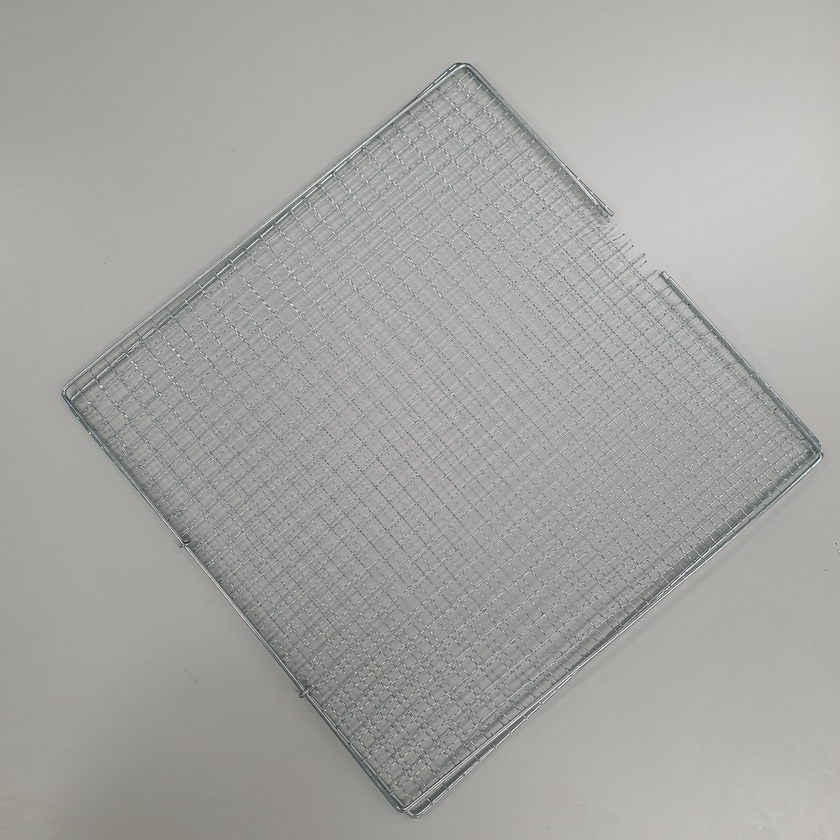
#> input picture 2d_path/image/realSample.jpg, 840 x 840 px, shrunk from 3024 x 3024 before the run
$ python convexhull_path2.py
#> lines starting #> are read from the running program, lines starting #| are printed output that depends on the picture; after the words box and inside, x2 and y2 are one past the last pixel; in counts of white or black regions, pixels touching at a corner belong together
import cv2
import os
import numpy as np
import matplotlib.pyplot as plt

# Function to draw parallel lines
def draw_parallel_lines(image, gap):
    height, width = image.shape[:2]
    lines_image = image.copy()
    linewidth = max(image.shape)//200

    for y in range(0, height, gap):
        cv2.line(lines_image, (0, y), (width, y), (128, 128, 128), linewidth)

    return lines_image

def find_intersection_points(contours, gap, height, width):
    points = []

    for y in range(0, height, gap):
        for contour in contours:
            contour = contour.squeeze(axis=1)  # Remove unnecessary dimension

            for i in range(len(contour)):
                x1, y1 = contour[i]
                x2, y2 = contour[(i + 1) % len(contour)]  # Wrap around to close the contour

                # Check if the contour segment crosses the current horizontal line
                if (y1 <= y <= y2) or (y2 <= y <= y1):
                    # Calculate intersection point using linear interpolation
                    if y1 == y2:  # Horizontal segment, skip
                        continue
                    x_intersection = int(x1 + (y - y1) * (x2 - x1) / (y2 - y1))
                    if (x_intersection, y) not in points:
                        points.append((x_intersection, y))

    return points

def rearrange_nodes(nodes):
    direction = 1 # 1 for right, -1 for left
    for i in range(len(nodes)-1):
        if nodes[i][1] == nodes[i+1][1]:
            if direction == -1:
                temp = nodes[i]
                nodes[i] = nodes[i+1]
                nodes[i+1] = temp
            direction *= -1
    return nodes

def draw_path(nodes, image):
    image_path = image.copy()
    linewidth = max(image.shape)//200
    for i in range(len(nodes)-1):
        cv2.line(image_path, nodes[i], nodes[i+1], (0, 0, 255), linewidth)
    return image_path

def get_convexhull(bw_image, offset=0):

    # Create the offset contours by dilating the binary image
    kernel = np.ones((offset, offset), np.uint8)  # Define a square kernel with a size of 10 pixels
    dilated_image = cv2.dilate(bw_image, kernel, iterations=1)

    # Extract contours
    contours, _ = cv2.findContours(dilated_image, cv2.RETR_EXTERNAL, cv2.CHAIN_APPROX_SIMPLE)

    # Find the convex hull for each contour
    convex_hulls = [cv2.convexHull(contour) for contour in contours]
    return convex_hulls

def draw_contour(image, contour):
    image_contour = image.copy()
    linewidth = max(image.shape)//200

    image_contour = cv2.cvtColor(image, cv2.COLOR_GRAY2BGR)  # Convert binary image to BGR
    cv2.drawContours(image_contour, contour, -1, (0, 255, 0), linewidth)  # Draw convex hulls in green
    return image_contour

def filter_convex_hulls(convex_hulls, min_size=50):
    filtered_hulls = []
    for hull in convex_hulls:
        # Calculate the bounding rectangle for each convex hull
        x, y, w, h = cv2.boundingRect(hull)
        # Calculate the diameter as the maximum dimension of the bounding rectangle
        diameter = max(w, h)
        if diameter >= min_size:
            filtered_hulls.append(hull)
    return filtered_hulls


if __name__ == '__main__':
    # Load the image
    # image_path = 'diagram_bg_white.png'
    image_path = "realSample.jpg"

    script_dir = os.path.dirname(os.path.abspath(__file__))
    image = cv2.imread(os.path.join(script_dir,"image",image_path))
#> image is the input picture: shape (840, 840, 3); mean B, G, R 162, 165.3, 165.7
    print("image size: ", image.shape)
#| image size:  (840, 840, 3)
    # Convert the image to grayscale
    gray_image = cv2.cvtColor(image, cv2.COLOR_BGR2GRAY)
    # Convert to black and white (binary) image
    _, bw_image_otsu = cv2.threshold(gray_image, 128, 255, cv2.THRESH_BINARY | cv2.THRESH_OTSU) # OTSU sets the threshold automatically
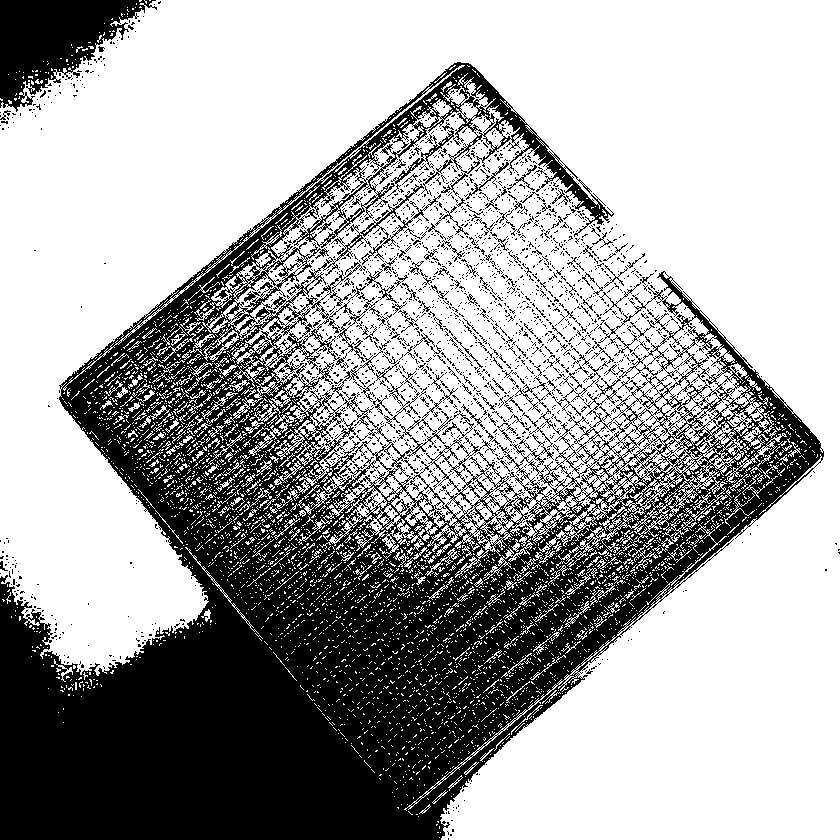
#> bw_image_otsu: shape (840, 840); 65.5% white; 2371 black regions (2248 under 20 px), largest, box (x1, y1, x2, y2) and area: (0, 62, 824, 840) 220502, (0, 0, 157, 112) 9145, (387, 122, 454, 197) 402
    _, bw_image = cv2.threshold(gray_image, 128, 255, cv2.THRESH_BINARY)
#> bw_image: shape (840, 840); 95.9% white; black in thin lines or dots, all inside (x1, y1, x2, y2) = (61, 63, 837, 819)
    # Invert the binary image if necessary to make the object white and background black
    bw_image_otsu = cv2.bitwise_not(bw_image_otsu)
    bw_image = cv2.bitwise_not(bw_image)

    gap = max(image.shape)//40
#> gap = 21
    convex_hulls_otus = get_convexhull(bw_image_otsu, offset=gap)
#> in get_convexhull, `dilated_image = cv2.dilate(bw_image, kernel, iterations=1)`: dilated_image: shape (840, 840); 60.7% white; 2 black regions
#> in get_convexhull, `contours, _ = cv2.findContours(dilated_image, cv2.RETR_EXTERNAL, cv2.C..`: contours = 7 contours; box (x1, y1, x2, y2) and area: (0, 52, 834, 840) 408337, (0, 0, 171, 140) 15215, (815, 533, 840, 581) 803, (120, 552, 144, 578) 554, (71, 296, 92, 318) 420, (94, 253, 116, 274) 420, (24, 240, 46, 261) 420
#> in get_convexhull, `convex_hulls = [cv2.convexHull(contour) for contour in contours]`: convex_hulls = 7 contours; box (x1, y1, x2, y2) and area: (0, 52, 834, 840) 438526, (0, 0, 171, 140) 16551, (815, 533, 840, 581) 972, (120, 552, 144, 578) 564, (71, 296, 92, 318) 420, (94, 253, 116, 274) 420, (24, 240, 46, 261) 420
#> convex_hulls_otus has the same summary as convex_hulls in get_convexhull
    convex_hulls = get_convexhull(bw_image, offset=gap)
#> call 2 of get_convexhull, with offset = 21
#> in get_convexhull (call 2), `dilated_image = cv2.dilate(bw_image, kernel, iterations=1)`:
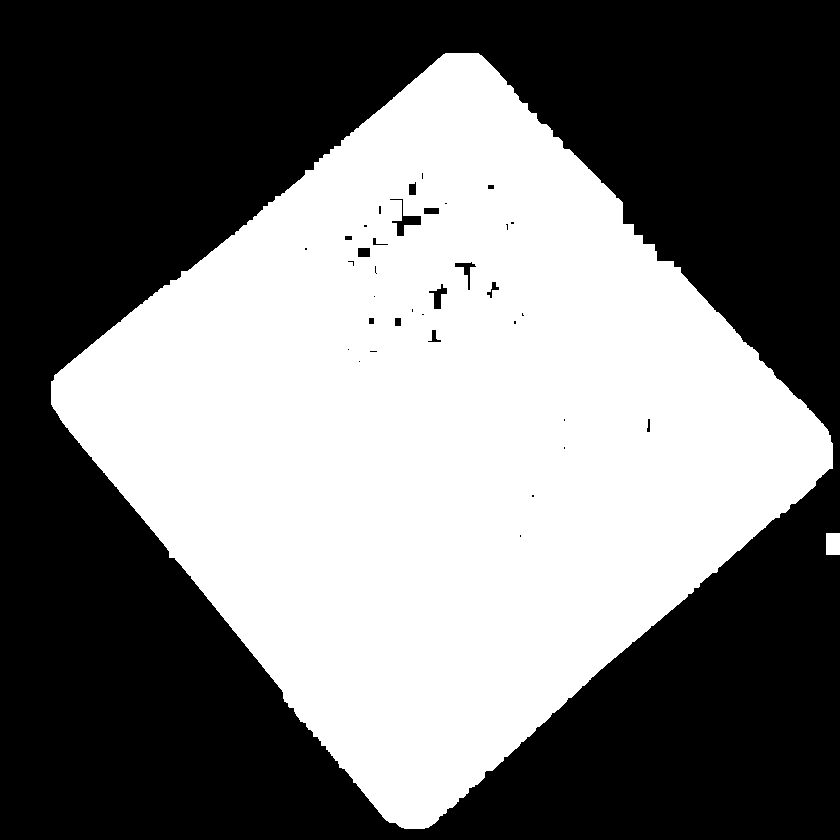
#> dilated_image: shape (840, 840); 46.3% white; 2 white regions
#> in get_convexhull (call 2), `contours, _ = cv2.findContours(dilated_image, cv2.RETR_EXTERNAL, cv2.C..`: contours = 2 contours; box (x1, y1, x2, y2) and area: (51, 53, 833, 829) 326722, (826, 533, 840, 555) 273
#> in get_convexhull (call 2), `convex_hulls = [cv2.convexHull(contour) for contour in contours]`: convex_hulls = 2 contours; box (x1, y1, x2, y2) and area: (51, 53, 833, 829) 332716, (826, 533, 840, 555) 273
    convex_hulls_filtered = filter_convex_hulls(convex_hulls, min_size=100)
#> the loop in filter_convex_hulls, `for hull in convex_hulls:` made 2 passes
#> (hull, x, y, w, h, diameter) on pass 1: ([[839, 533], [839, 554], [826, 554], [826, 533]], 826, 533, 14, 22, 22)
#> (x, y, w, h, diameter) on pass 2: (51, 53, 782, 776, 782)
#> after the loop in filter_convex_hulls, `for hull in convex_hulls:`: filtered_hulls = 1 contour; box (x1, y1, x2, y2) and area: (51, 53, 833, 829) 332716
#> convex_hulls_filtered has the same summary as filtered_hulls in filter_convex_hulls

    # Draw the convex hulls and the offset contours on the image
    convex_hull_image_otsu=draw_contour(bw_image_otsu, convex_hulls_otus)
    convex_hull_image=draw_contour(bw_image, convex_hulls)
    convex_hull_image_filtered=draw_contour(bw_image, convex_hulls_filtered)

    # Draw parallel lines on the image with the offset contour
    lines_image_otsu = draw_parallel_lines(convex_hull_image_otsu, gap)
    lines_image = draw_parallel_lines(convex_hull_image, gap)
    lines_image_filtered = draw_parallel_lines(convex_hull_image_filtered, gap)

    # Find intersection points of lines with offset contours
    height, width = bw_image.shape
#> height = 840; width = 840
    intersection_points_otsu = find_intersection_points(convex_hulls_otus, gap, height, width)
#> intersection_points_otsu = 100 pairs, first value 0 to 839, second value 0 to 819
    intersection_points = find_intersection_points(convex_hulls, gap, height, width)
#> intersection_points = 76 pairs, first value 51 to 839, second value 63 to 819
    intersection_points_filtered = find_intersection_points(convex_hulls_filtered, gap, height, width)
#> intersection_points_filtered = 74 pairs, first value 51 to 832, second value 63 to 819


    # Mark intersection points on the image
    for point in intersection_points_otsu:
        cv2.circle(lines_image_otsu, point, gap//5, (0, 0, 255), -1)
#> this loop made 100 passes
#> point on passes 1 to 12: (170, 0), (0, 0), (164, 21), (0, 21), (145, 42), (0, 42), (490, 63), (430, 63), (127, 63), (0, 63), (510, 84), (404, 84)
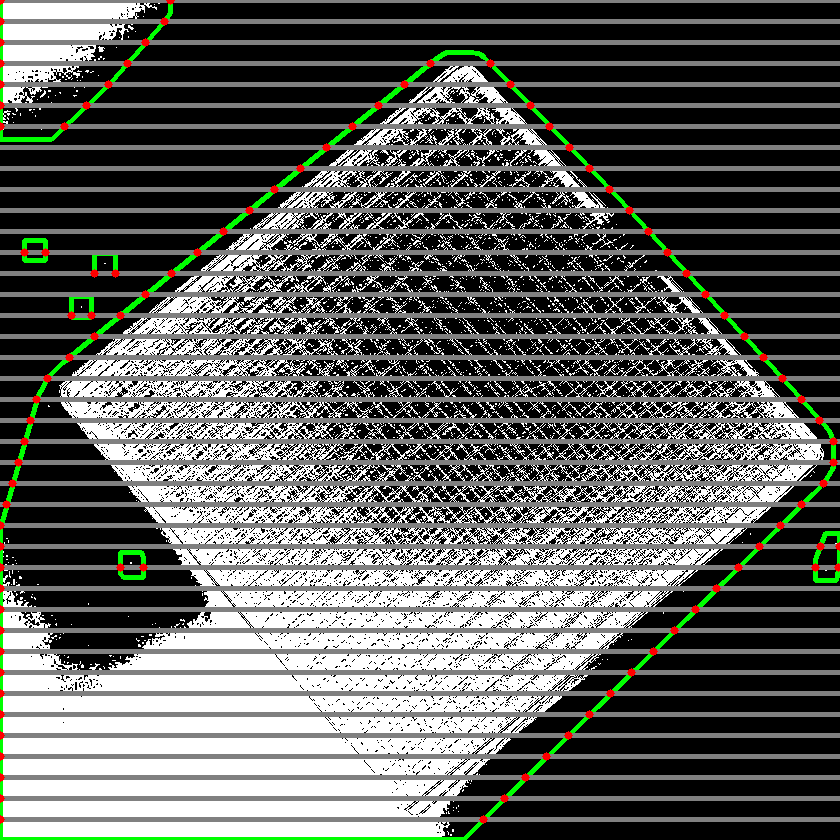
#> lines_image_otsu: shape (840, 840, 3); mean B, G, R 96.1, 100, 97.7
    rearrange_nodes(intersection_points_otsu)
#> the loop in rearrange_nodes, `for i in range(len(nodes)-1):` made 99 passes
#> (temp, direction) on passes 3, 7, 9, 12, 15, 17, 20, 23, 27, 31, 34, 37: ((164, 21), 1), ((490, 63), 1), ((127, 63), 1), ((404, 84), 1), ((530, 105), 1), ((86, 105), 1), ((352, 126), 1), ((569, 147), 1), ((609, 189), 1), ((648, 231), 1), ((24, 252), 1), ((115, 273), 1)
#> direction on passes 1, 5, 8, 11, 13, 16: -1, -1, -1, -1, -1, -1
#> after the loop in rearrange_nodes, `for i in range(len(nodes)-1):`: direction = 1; nodes has the same summary as intersection_points_otsu outside rearrange_nodes

    for point in intersection_points:
        cv2.circle(lines_image, point, gap//5, (0, 0, 255), -1)  # Red color for intersection points
#> this loop made 76 passes
#> point on passes 1 to 12: (489, 63), (431, 63), (509, 84), (406, 84), (529, 105), (380, 105), (549, 126), (355, 126), (569, 147), (329, 147), (589, 168), (304, 168)
    rearrange_nodes(intersection_points)
#> the loop in rearrange_nodes (call 2), `for i in range(len(nodes)-1):` made 75 passes
#> (temp, direction) on passes 3, 7, 11, 15, 19, 23, 27, 31, 35, 39, 43, 47: ((509, 84), 1), ((549, 126), 1), ((589, 168), 1), ((629, 210), 1), ((667, 252), 1), ((705, 294), 1), ((743, 336), 1), ((781, 378), 1), ((819, 420), 1), ((832, 462), 1), ((794, 504), 1), ((839, 546), 1)

    for point in intersection_points_filtered:
        cv2.circle(lines_image_filtered, point, gap//5, (0, 0, 255), -1)
#> this loop made 74 passes
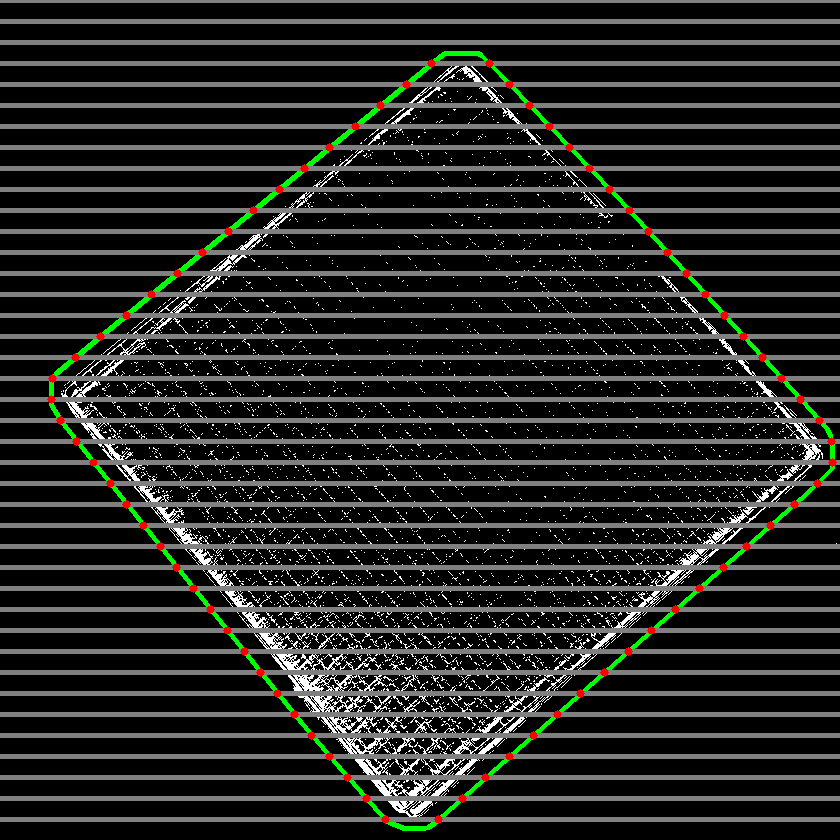
#> lines_image_filtered: shape (840, 840, 3); mean B, G, R 37.6, 40.3, 38.9
    rearrange_nodes(intersection_points_filtered)

    path_image_otsu = draw_path(intersection_points_otsu, convex_hull_image_otsu)
#> the loop in draw_path, `for i in range(len(nodes)-1):` made 99 passes
#> after the loop in draw_path, `for i in range(len(nodes)-1):`:
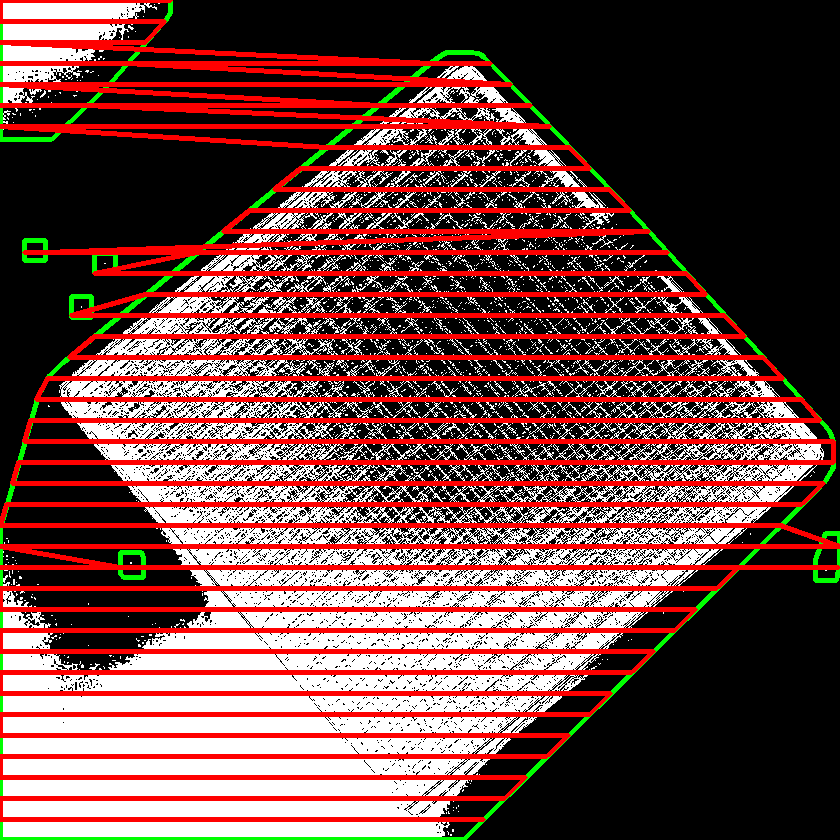
#> image_path: shape (840, 840, 3); mean B, G, R 66.1, 69.5, 113.2
    path_image = draw_path(intersection_points, convex_hull_image)
#> the loop in draw_path (call 2), `for i in range(len(nodes)-1):` made 75 passes
#> after the loop in draw_path (call 2), `for i in range(len(nodes)-1):`: image_path: shape (840, 840, 3); mean B, G, R 7.9, 9.8, 39.3
    path_image_filtered = draw_path(intersection_points_filtered, convex_hull_image_filtered)
#> the loop in draw_path (call 3), `for i in range(len(nodes)-1):` made 73 passes
#> after the loop in draw_path (call 3), `for i in range(len(nodes)-1):`:
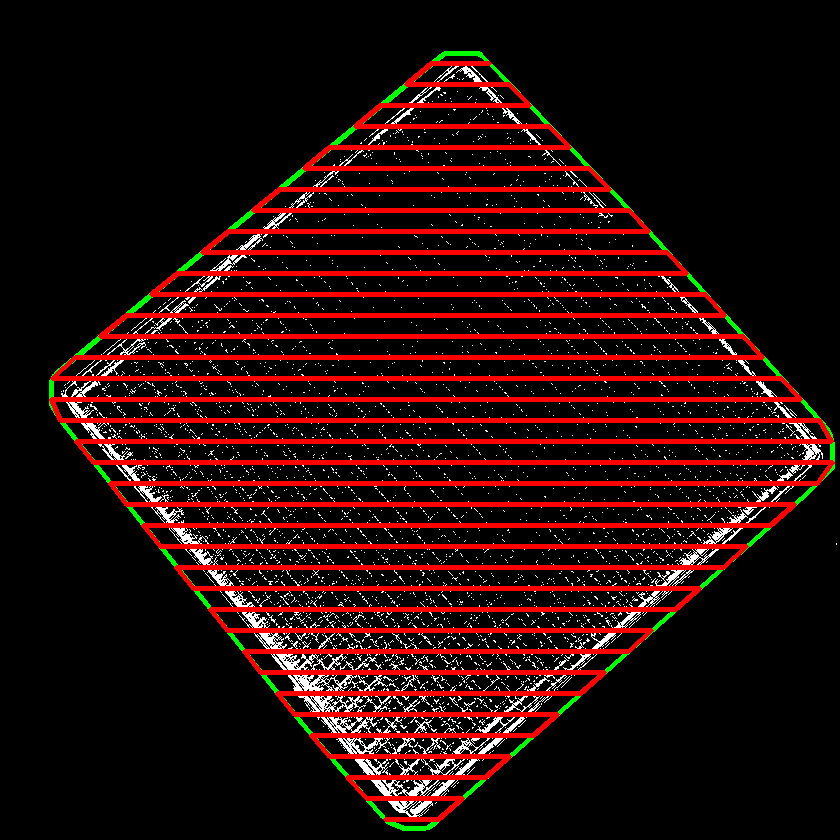
#> image_path: shape (840, 840, 3); mean B, G, R 8, 9.7, 38.3

    # Display the original, convex hull, and lines images
    plt.figure(figsize=[20, 10])
    plt.subplot(3,4,1), plt.imshow(cv2.cvtColor(image, cv2.COLOR_BGR2RGB)), plt.title('Original Image')
    plt.subplot(3,4,2), plt.imshow(cv2.cvtColor(convex_hull_image_otsu, cv2.COLOR_BGR2RGB)), plt.title('Convex Hulls and Offset Contours')
    plt.subplot(3,4,3), plt.imshow(cv2.cvtColor(lines_image_otsu, cv2.COLOR_BGR2RGB)), plt.title('Parallel Lines with Intersections')
    plt.subplot(3,4,4), plt.imshow(cv2.cvtColor(path_image_otsu, cv2.COLOR_BGR2RGB)), plt.title('Path')
    plt.subplot(3,4,5), plt.imshow(cv2.cvtColor(image, cv2.COLOR_BGR2RGB)), plt.title('Original Image')
    plt.subplot(3,4,6), plt.imshow(cv2.cvtColor(convex_hull_image, cv2.COLOR_BGR2RGB)), plt.title('Convex Hulls and Offset Contours')
    plt.subplot(3,4,7), plt.imshow(cv2.cvtColor(lines_image, cv2.COLOR_BGR2RGB)), plt.title('Parallel Lines with Intersections')
    plt.subplot(3,4,8), plt.imshow(cv2.cvtColor(path_image, cv2.COLOR_BGR2RGB)), plt.title('Path')
    plt.subplot(3,4,9), plt.imshow(cv2.cvtColor(image, cv2.COLOR_BGR2RGB)), plt.title('Original Image')
    plt.subplot(3,4,10), plt.imshow(cv2.cvtColor(convex_hull_image_filtered, cv2.COLOR_BGR2RGB)), plt.title('Convex Hulls and Offset Contours')
    plt.subplot(3,4,11), plt.imshow(cv2.cvtColor(lines_image_filtered, cv2.COLOR_BGR2RGB)), plt.title('Parallel Lines with Intersections')
    plt.subplot(3,4,12), plt.imshow(cv2.cvtColor(path_image_filtered, cv2.COLOR_BGR2RGB)), plt.title('Path')
    plt.show()
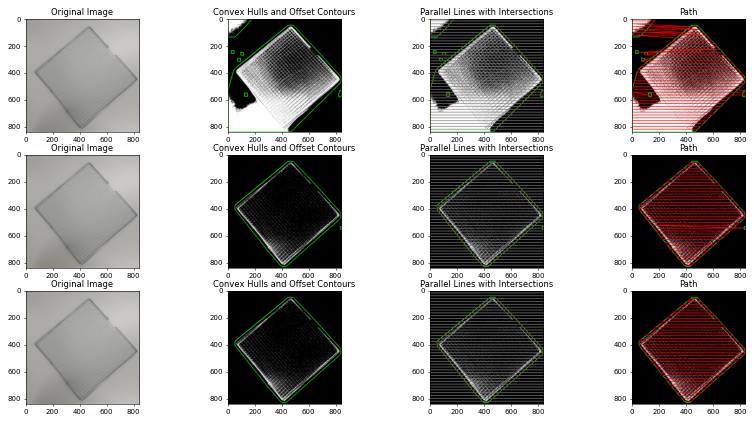
#> figure drawn by matplotlib, 12 panels
